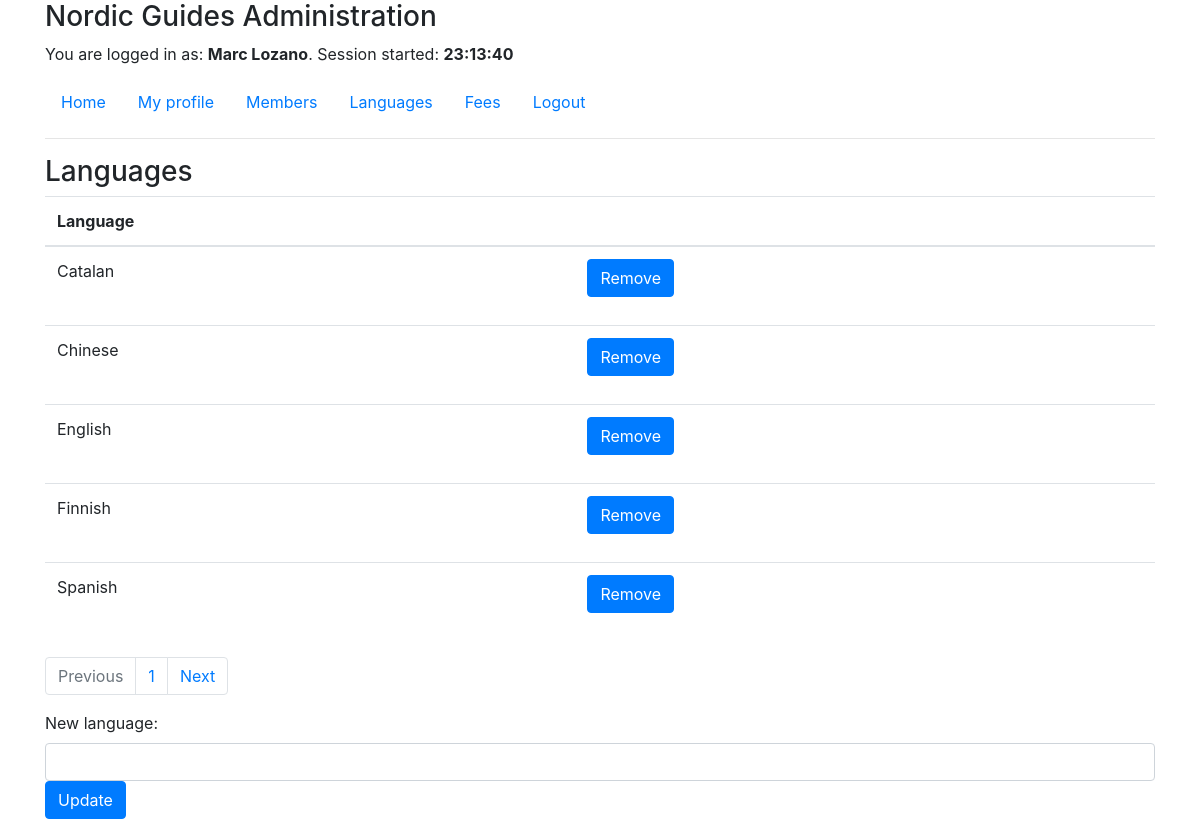
The page /FinalAssigment/admin/index.php?page=languages (signed in) on the database its author committed.
### tables this page shows
CREATE TABLE `languages` (
  `language` varchar(20) NOT NULL
);

### FinalAssigment/admin/php/languages.php (the view, shortened to what this page needs)
<?php
    include('../../php/dbConnect.php');
$howmany=5;
if(isset($_GET['start'])) $start=$_GET['start'];else $start=0;
$next=$start+$howmany;
$prev=$start-$howmany;
$sql="SELECT count(*) as Total FROM languages";
$result=$conn->query($sql);
if($row=$result->fetch_assoc()) $total=$row['Total'];
$division=$total%$howmany;
$pages=($total-$division)/$howmany;
?>
<h3>Languages</h3>
<table class="table table-hover">
    <tr>
        <th>Language</th>
        <th></th>
    </tr>
    <tbody>
      <?php
        $sql="SELECT * FROM languages ORDER BY language LIMIT $start,$howmany";
        $result=$conn->query($sql);
        while($row=$result->fetch_assoc()){
            echo '<tr>';
            echo '<td>'.$row['language'].'</td>';
            echo '<td><form action="php/deleteLanguage.php" method="post">
            <div class="form-group">
            <input type="text" hidden class="form-control" id="language" name="language" value="'.$row['language'].'">
            <button type="submit" class="btn btn-primary">Remove</button>
            </div>
            </form></td>';
            echo '</tr>';
        }
      ?>
    </tbody>
</table>
<ul class="pagination">
  <?php if($start<=0) echo '<li class="page-item disabled">';
    else echo '<li class="page-item">';
  ?>
      <a class="page-link" href="index.php?page=languages&start=<?php echo $prev?>">Previous</a>
   <li>
    <?php
    $pg=0;
    for($i=1;$i<=$pages;$i++){
        echo '<li class="page-item"><a class="page-link" href="index.php?page=languages&start='.$pg.'">'.$i.'</a></li>';
        $pg=$pg+$howmany;
    }
    ?>
  <?php
    if($total-$division>=$next) echo '<li class="page-item">';
    else echo '<li class="page-item disabled">';
   ?>
    <a class="page-link" href="index.php?page=languages&start=<?php echo $next ?>">Next</a>
  </li>
</ul>
<form action="php/addNewLanguage.php" method="post">
<div class="form-group">
            <label for="language">New language:</label>
            <input type="text" class="form-control" id="language" name="lng">
            <button type="submit" class="btn btn-primary">Update</button>
        </div>
</form>

### rows shown on the page
languages: language "Catalan"
languages: language "Chinese"
languages: language "English"
languages: language "Finnish"
languages: language "Spanish"

### other values the page prints
$_SESSION['name'] "Marc Lozano"
$_SESSION['starttime'] "23:13:40"
